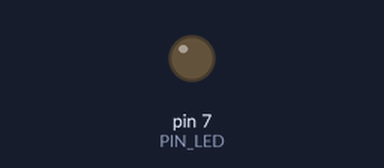
Bench run of a sketch on a simulated Arduino Uno, built with avr-gcc and run on an emulated ATmega328P. On the bench: output pins drawn as LEDs (lit = HIGH). Dashed ring = blinking. At 2.0 s the program stops and its outputs stay as they are.

Above: at 0.5 s.
At 1.85 s:
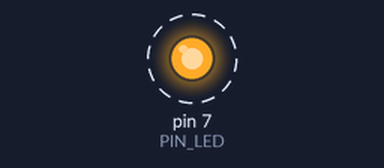
Timing chart, 0 to 3.0 s (numbered marks = the images above):
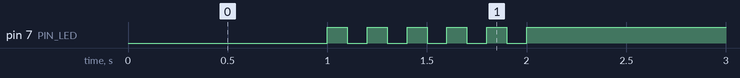

Measured:
- by itself, pin 7 (PIN_LED): alternates HIGH for 0.10 s and LOW for 0.10 s, 11 changes in all, then stays HIGH

The sketch:

05_practice_2.ino
```cpp
#include <Arduino.h>
#define PIN_LED 7
void setup() {
  pinMode(PIN_LED, OUTPUT);
  Serial.begin(115200);
  while(!Serial){
    ;
  }
}

void loop() {
  digitalWrite(PIN_LED, LOW);
  delay(1000);
  int cnt{};
  while(cnt < 5){
    digitalWrite(PIN_LED, HIGH);
    delay(100);
    digitalWrite(PIN_LED, LOW);
    delay(100);
    cnt++;
  }
  digitalWrite(PIN_LED, HIGH);
  while(1){
    ;
  }
}
```
